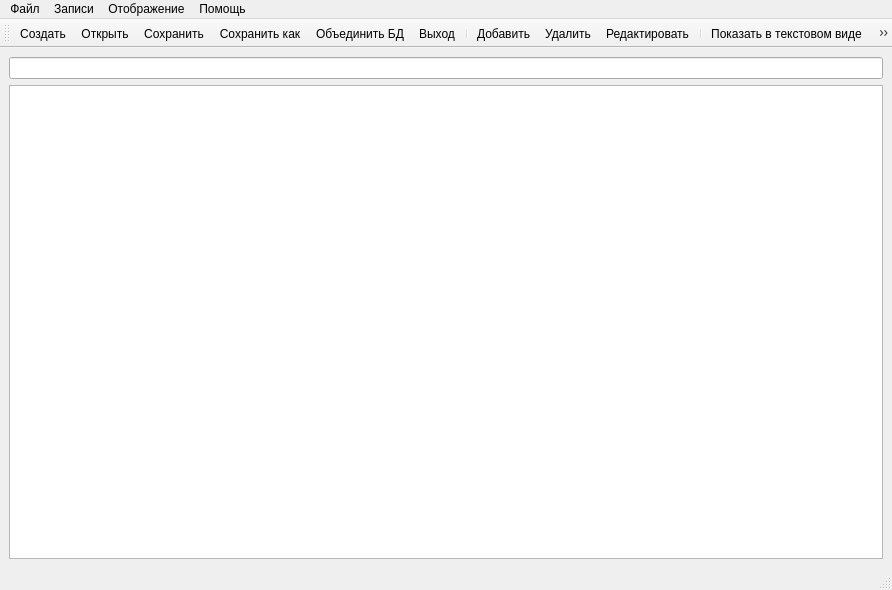
<?xml version="1.0" encoding="UTF-8"?>
<ui version="4.0">
 <class>MainWindow</class>
 <widget class="QMainWindow" name="MainWindow">
  <property name="geometry">
   <rect>
    <x>0</x>
    <y>0</y>
    <width>892</width>
    <height>590</height>
   </rect>
  </property>
  <property name="windowTitle">
   <string>MainWindow</string>
  </property>
  <property name="windowIcon">
   <iconset resource="IconsResource.qrc">
    <normaloff>:/IconPrefix1/Icons/notebook_121787.ico</normaloff>:/IconPrefix1/Icons/notebook_121787.ico</iconset>
  </property>
  <property name="iconSize">
   <size>
    <width>28</width>
    <height>28</height>
   </size>
  </property>
  <widget class="QWidget" name="centralwidget">
   <layout class="QVBoxLayout" name="verticalLayout">
    <item>
     <layout class="QHBoxLayout" name="horizontalLayout">
      <item>
       <widget class="QLineEdit" name="LineEditSearch"/>
      </item>
     </layout>
    </item>
    <item>
     <widget class="QTableWidget" name="tableWidget">
      <property name="sizeAdjustPolicy">
       <enum>QAbstractScrollArea::AdjustToContents</enum>
      </property>
      <property name="selectionMode">
       <enum>QAbstractItemView::SingleSelection</enum>
      </property>
      <property name="selectionBehavior">
       <enum>QAbstractItemView::SelectRows</enum>
      </property>
     </widget>
    </item>
   </layout>
  </widget>
  <widget class="QMenuBar" name="menubar">
   <property name="geometry">
    <rect>
     <x>0</x>
     <y>0</y>
     <width>892</width>
     <height>18</height>
    </rect>
   </property>
   <widget class="QMenu" name="menu">
    <property name="title">
     <string>Файл</string>
    </property>
    <addaction name="Create"/>
    <addaction name="Open"/>
    <addaction name="Save"/>
    <addaction name="SaveAs"/>
    <addaction name="AddDB"/>
    <addaction name="Quit"/>
   </widget>
   <widget class="QMenu" name="menu_2">
    <property name="title">
     <string>Записи</string>
    </property>
    <addaction name="AddRecord"/>
    <addaction name="DeleteRecord"/>
    <addaction name="Edit"/>
   </widget>
   <widget class="QMenu" name="menu_3">
    <property name="title">
     <string>Отображение</string>
    </property>
    <addaction name="ShowTxt"/>
   </widget>
   <widget class="QMenu" name="menu_4">
    <property name="title">
     <string>Помощь</string>
    </property>
    <addaction name="About"/>
   </widget>
   <addaction name="menu"/>
   <addaction name="menu_2"/>
   <addaction name="menu_3"/>
   <addaction name="menu_4"/>
  </widget>
  <widget class="QStatusBar" name="statusbar"/>
  <widget class="QToolBar" name="toolBar">
   <property name="windowTitle">
    <string>toolBar</string>
   </property>
   <attribute name="toolBarArea">
    <enum>TopToolBarArea</enum>
   </attribute>
   <attribute name="toolBarBreak">
    <bool>false</bool>
   </attribute>
   <addaction name="Create"/>
   <addaction name="Open"/>
   <addaction name="Save"/>
   <addaction name="SaveAs"/>
   <addaction name="AddDB"/>
   <addaction name="Quit"/>
   <addaction name="separator"/>
   <addaction name="AddRecord"/>
   <addaction name="DeleteRecord"/>
   <addaction name="Edit"/>
   <addaction name="separator"/>
   <addaction name="ShowTxt"/>
   <addaction name="separator"/>
   <addaction name="About"/>
  </widget>
  <action name="Create">
   <property name="icon">
    <iconset resource="IconsResource.qrc">
     <normaloff>:/IconPrefix1/Icons/sticker_121741.ico</normaloff>:/IconPrefix1/Icons/sticker_121741.ico</iconset>
   </property>
   <property name="text">
    <string>Создать</string>
   </property>
   <property name="shortcut">
    <string>Ctrl+N</string>
   </property>
  </action>
  <action name="Open">
   <property name="icon">
    <iconset resource="IconsResource.qrc">
     <normaloff>:/IconPrefix1/Icons/openfile.ico</normaloff>:/IconPrefix1/Icons/openfile.ico</iconset>
   </property>
   <property name="text">
    <string>Открыть</string>
   </property>
   <property name="shortcut">
    <string>Ctrl+O</string>
   </property>
  </action>
  <action name="Save">
   <property name="icon">
    <iconset resource="IconsResource.qrc">
     <normaloff>:/IconPrefix1/Icons/save_121760.ico</normaloff>:/IconPrefix1/Icons/save_121760.ico</iconset>
   </property>
   <property name="text">
    <string>Сохранить</string>
   </property>
   <property name="toolTip">
    <string>Сохранить</string>
   </property>
   <property name="shortcut">
    <string>Ctrl+S</string>
   </property>
  </action>
  <action name="SaveAs">
   <property name="icon">
    <iconset resource="IconsResource.qrc">
     <normaloff>:/IconPrefix1/Icons/saveAs+.ico</normaloff>:/IconPrefix1/Icons/saveAs+.ico</iconset>
   </property>
   <property name="text">
    <string>Сохранить как</string>
   </property>
   <property name="shortcut">
    <string>Ctrl+Shift+S</string>
   </property>
  </action>
  <action name="AddDB">
   <property name="icon">
    <iconset resource="IconsResource.qrc">
     <normaloff>:/IconPrefix1/Icons/shuffle_121752.ico</normaloff>:/IconPrefix1/Icons/shuffle_121752.ico</iconset>
   </property>
   <property name="text">
    <string>Объединить БД</string>
   </property>
   <property name="shortcut">
    <string>Ctrl+U</string>
   </property>
  </action>
  <action name="Quit">
   <property name="icon">
    <iconset resource="IconsResource.qrc">
     <normaloff>:/IconPrefix1/Icons/power_121775.ico</normaloff>:/IconPrefix1/Icons/power_121775.ico</iconset>
   </property>
   <property name="text">
    <string>Выход</string>
   </property>
   <property name="shortcut">
    <string>Ctrl+X</string>
   </property>
  </action>
  <action name="AddRecord">
   <property name="icon">
    <iconset resource="IconsResource.qrc">
     <normaloff>:/IconPrefix1/Icons/add_121935.ico</normaloff>:/IconPrefix1/Icons/add_121935.ico</iconset>
   </property>
   <property name="text">
    <string>Добавить</string>
   </property>
   <property name="toolTip">
    <string>Добавить</string>
   </property>
   <property name="shortcut">
    <string>Ctrl+Shift+N</string>
   </property>
  </action>
  <action name="DeleteRecord">
   <property name="icon">
    <iconset resource="IconsResource.qrc">
     <normaloff>:/IconPrefix1/Icons/bin_121907.ico</normaloff>:/IconPrefix1/Icons/bin_121907.ico</iconset>
   </property>
   <property name="text">
    <string>Удалить</string>
   </property>
   <property name="shortcut">
    <string>Del</string>
   </property>
  </action>
  <action name="Edit">
   <property name="icon">
    <iconset resource="IconsResource.qrc">
     <normaloff>:/IconPrefix1/Icons/edit_121852.ico</normaloff>:/IconPrefix1/Icons/edit_121852.ico</iconset>
   </property>
   <property name="text">
    <string>Редактировать</string>
   </property>
   <property name="shortcut">
    <string>Ctrl+E</string>
   </property>
  </action>
  <action name="ShowTxt">
   <property name="icon">
    <iconset resource="IconsResource.qrc">
     <normaloff>:/IconPrefix1/Icons/txt.ico</normaloff>:/IconPrefix1/Icons/txt.ico</iconset>
   </property>
   <property name="text">
    <string>Показать в текстовом виде</string>
   </property>
   <property name="shortcut">
    <string>Ctrl+T</string>
   </property>
  </action>
  <action name="About">
   <property name="icon">
    <iconset resource="IconsResource.qrc">
     <normaloff>:/IconPrefix1/Icons/help_121828.ico</normaloff>:/IconPrefix1/Icons/help_121828.ico</iconset>
   </property>
   <property name="text">
    <string>О программе</string>
   </property>
   <property name="shortcut">
    <string>F1</string>
   </property>
  </action>
 </widget>
 <resources>
  <include location="IconsResource.qrc"/>
 </resources>
 <connections/>
</ui>
